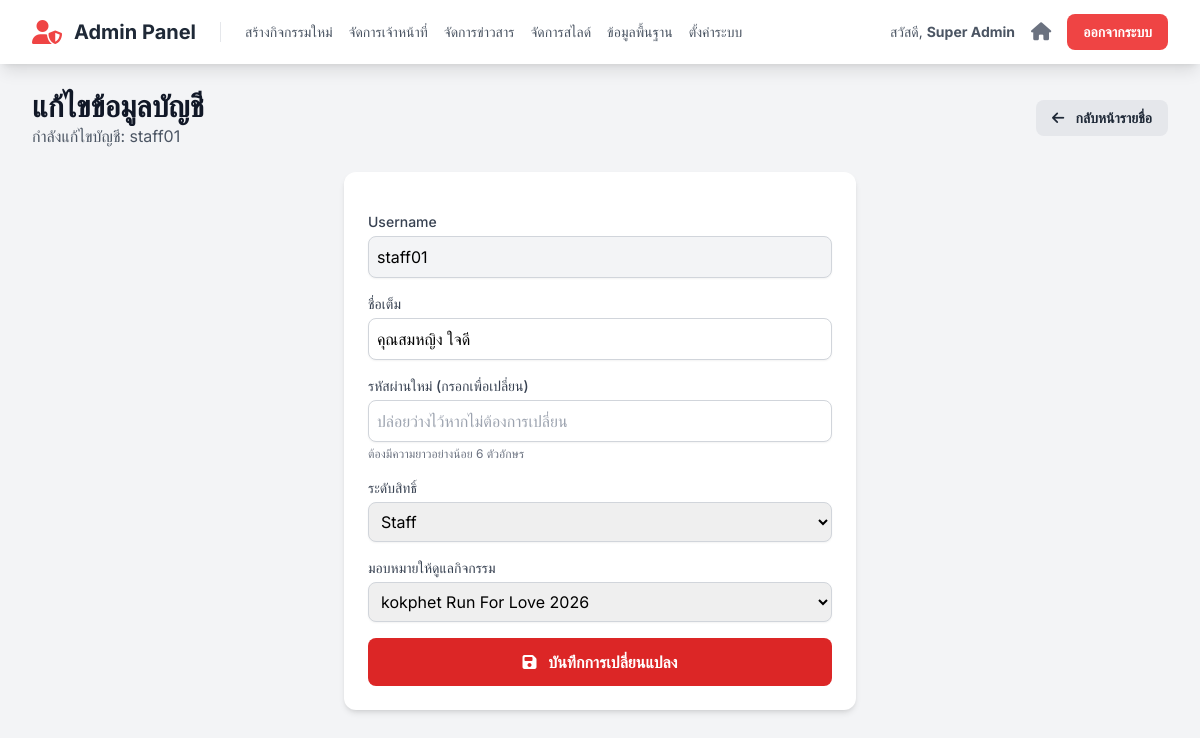
Page /admin/edit_staff.php?id=2 (signed in) on the committed database.
### tables this page shows
CREATE TABLE `staff` (
  `id` int(11) NOT NULL,
  `username` varchar(100) NOT NULL,
  `password_hash` varchar(255) NOT NULL,
  `full_name` varchar(255) NOT NULL,
  `role` enum('admin','staff') NOT NULL,
  `status` enum('active','inactive') DEFAULT 'active',
  `assigned_event_id` int(11) DEFAULT NULL COMMENT 'ID กิจกรรมที่รับผิดชอบ'
);

CREATE TABLE `events` (
  `id` int(11) NOT NULL,
  `event_code` varchar(50) NOT NULL COMMENT 'รหัสอ้างอิงกิจกรรม เช่น sskpa-run-25',
  `name` varchar(255) NOT NULL COMMENT 'ชื่อกิจกรรม',
  `slogan` varchar(255) DEFAULT NULL,
  `theme_color` varchar(20) NOT NULL DEFAULT 'indigo',
  `color_code` varchar(7) NOT NULL DEFAULT '#4f46e5',
  `logo_text` varchar(100) DEFAULT NULL,
  `is_visible` tinyint(1) NOT NULL DEFAULT 1,
  `is_cancelled` tinyint(1) NOT NULL DEFAULT 0,
  `sort_order` int(11) NOT NULL DEFAULT 0,
  `is_registration_open` tinyint(1) NOT NULL DEFAULT 0 COMMENT '0=ปิด, 1=เปิด',
  `organizer` varchar(255) DEFAULT NULL,
  `organizer_phone` varchar(50) DEFAULT NULL,
  `organizer_email` varchar(100) DEFAULT NULL,
  `organizer_line_id` varchar(100) DEFAULT NULL,
  `organizer_logo_url` text DEFAULT NULL,
  `contact_person_name` varchar(255) DEFAULT NULL,
  `contact_person_phone` varchar(50) DEFAULT NULL,
  `payment_bank` varchar(100) DEFAULT NULL,
  `payment_account_name` varchar(255) DEFAULT NULL,
  `payment_account_number` varchar(50) DEFAULT NULL,
  `payment_qr_code_url` text DEFAULT NULL,
  `enable_shipping` tinyint(1) NOT NULL DEFAULT 0 COMMENT '0=ปิด, 1=เปิดใช้งานตัวเลือกการจัดส่ง',
  `shipping_cost` decimal(10,2) NOT NULL DEFAULT 0.00 COMMENT 'ค่าจัดส่ง (ถ้ามี)',
  `start_date` datetime NOT NULL,
  `cover_image_url` text DEFAULT NULL,
  `card_thumbnail_url` text DEFAULT NULL,
  `map_embed_url` text DEFAULT NULL,
  `map_direction_url` text DEFAULT NULL,
  `description` text DEFAULT NULL,
  `awards_description` text DEFAULT NULL,
  `bib_prefix` varchar(20) DEFAULT NULL COMMENT 'คำนำหน้า BIB',
  `bib_start_number` int(11) NOT NULL DEFAULT 1 COMMENT 'เลข BIB เริ่มต้น',
  `bib_padding` int(11) NOT NULL DEFAULT 4 COMMENT 'จำนวนหลักของเลข BIB',
  `bib_next_number` int(11) DEFAULT NULL COMMENT 'เลข BIB ลำดับถัดไปที่จะใช้',
  `corral_settings` longtext DEFAULT NULL COMMENT 'การตั้งค่ากลุ่มปล่อยตัว' CHECK (json_valid(`corral_settings`)),
  `payment_deadline` datetime DEFAULT NULL COMMENT 'วันหมดเขตการชำระเงิน',
  `bib_background_url` text DEFAULT NULL COMMENT 'Path to custom BIB background image',
  `merch_link` text DEFAULT NULL COMMENT 'ลิงก์สำหรับสั่งซื้อเสื้อ',
  `merch_enabled` tinyint(1) NOT NULL DEFAULT 0 COMMENT '0=ปิด, 1=เปิด ปุ่มสั่งซื้อเสื้อ'
);

### functions.php (called while the page is built, shortened)
<?php
function e($data) {
    return htmlspecialchars($data ?? '', ENT_QUOTES, 'UTF-8');
}
?>

### admin/edit_staff.php (the view, shortened to what this page needs)
<?php
require_once '../config.php';
require_once '../functions.php';
$staff_id_to_edit = intval($_GET['id']);
$stmt = $mysqli->prepare("SELECT * FROM staff WHERE id = ?");
$stmt->bind_param("i", $staff_id_to_edit);
$stmt->execute();
$result = $stmt->get_result();
$staff_data = $result->fetch_assoc();
$all_events = $mysqli->query("SELECT id, name FROM events ORDER BY name")->fetch_all(MYSQLI_ASSOC);
include 'partials/header.php';
?>
<div class="flex justify-between items-center mb-6">
    <div>
        <h1 class="text-3xl font-bold text-gray-900">แก้ไขข้อมูลบัญชี</h1>
        <p class="text-gray-600">กำลังแก้ไขบัญชี: <?= e($staff_data['username']) ?></p>
    </div>
    <a href="staff_management.php" class="bg-gray-200 hover:bg-gray-300 text-gray-800 font-bold py-2 px-4 rounded-lg text-sm">
        <i class="fa-solid fa-arrow-left mr-2"></i> กลับหน้ารายชื่อ
    </a>
</div>
<div class="bg-white p-6 rounded-xl shadow-md max-w-lg mx-auto">
    <form action="../actions/manage_staff.php" method="POST" class="space-y-4">
        <div>
            <label class="block text-sm font-medium text-gray-700">Username</label>
            <input type="text" value="<?= e($staff_data['username']) ?>" disabled class="mt-1 block w-full border border-gray-300 rounded-lg shadow-sm p-2 bg-gray-100 cursor-not-allowed">
        </div>
        <div>
            <label for="full_name" class="block text-sm font-medium text-gray-700">ชื่อเต็ม</label>
            <input type="text" name="full_name" value="<?= e($staff_data['full_name']) ?>" required class="mt-1 block w-full border border-gray-300 rounded-lg shadow-sm p-2">
        </div>
        <div>
            <label for="password" class="block text-sm font-medium text-gray-700">รหัสผ่านใหม่ (กรอกเพื่อเปลี่ยน)</label>
            <input type="password" name="password" class="mt-1 block w-full border border-gray-300 rounded-lg shadow-sm p-2" placeholder="ปล่อยว่างไว้หากไม่ต้องการเปลี่ยน">
             <p class="text-xs text-gray-500 mt-1">ต้องมีความยาวอย่างน้อย 6 ตัวอักษร</p>
        </div>
        <div>
            <label for="role" class="block text-sm font-medium text-gray-700">ระดับสิทธิ์</label>
            <select name="role" class="mt-1 block w-full border border-gray-300 rounded-lg shadow-sm p-2" <?= ($staff_data['id'] == $staff_info['id']) ? 'disabled' : '' ?>>
                <option value="staff" <?= $staff_data['role'] == 'staff' ? 'selected' : '' ?>>Staff</option>
            </select>
        </div>
        <div>
            <label for="assigned_event_id" class="block text-sm font-medium text-gray-700">มอบหมายให้ดูแลกิจกรรม</label>
            <select name="assigned_event_id" class="mt-1 block w-full border border-gray-300 rounded-lg shadow-sm p-2">
                <?php foreach ($all_events as $event): ?>
                    <option value="<?= e($event['id']) ?>" <?= $staff_data['assigned_event_id'] == $event['id'] ? 'selected' : '' ?>>
                        <?= e($event['name']) ?>
                    </option>
                <?php endforeach; ?>
            </select>
        </div>
        <button type="submit" class="w-full bg-red-600 hover:bg-red-700 text-white font-bold py-3 px-4 rounded-lg">
            <i class="fa-solid fa-save mr-2"></i> บันทึกการเปลี่ยนแปลง
        </button>
    </form>
</div>
<?php
include 'partials/footer.php';
?>

### admin/partials/header.php (style rules this page uses)
body { font-family: 'Inter', 'Sarabun', sans-serif; }

### rows in the picture
staff: username "staff01", full_name "คุณสมหญิง ใจดี", role "Staff", assigned_event_id "kokphet Run For Love 2026"

### other values in the picture
$staff_info['full_name'] "Super Admin"
